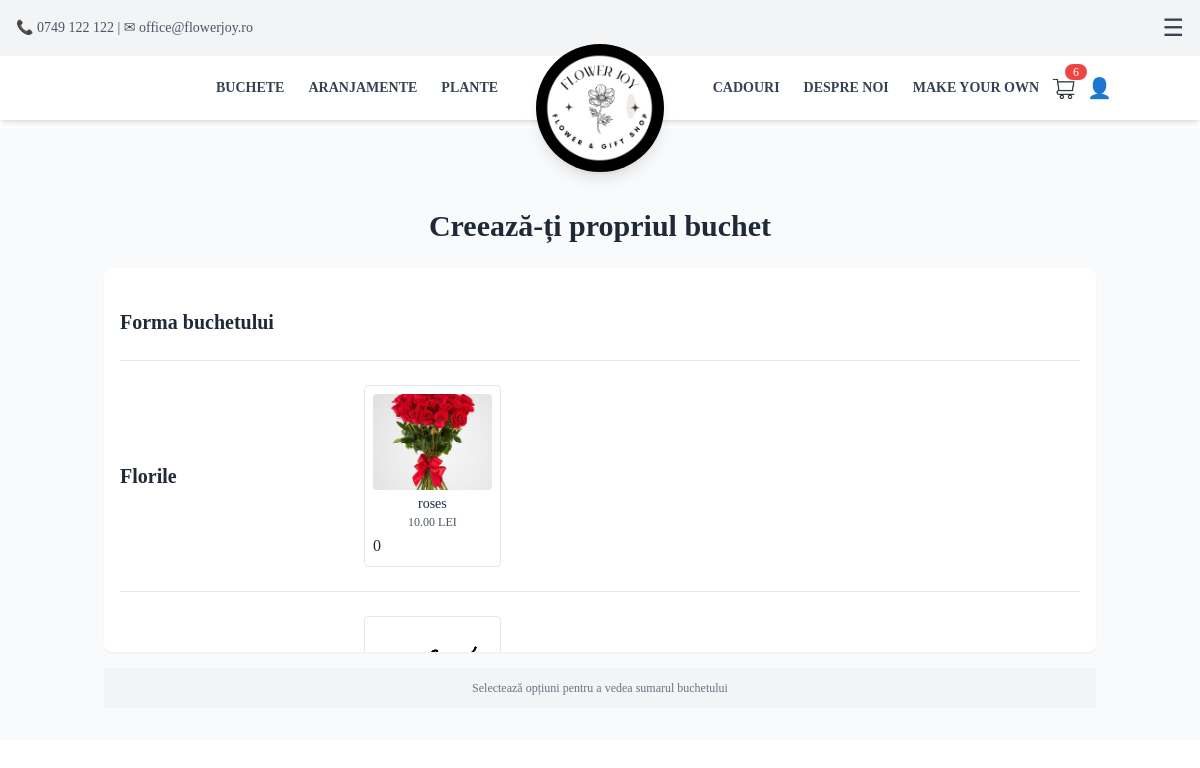
The app's page /custom-bouquet/, older data.
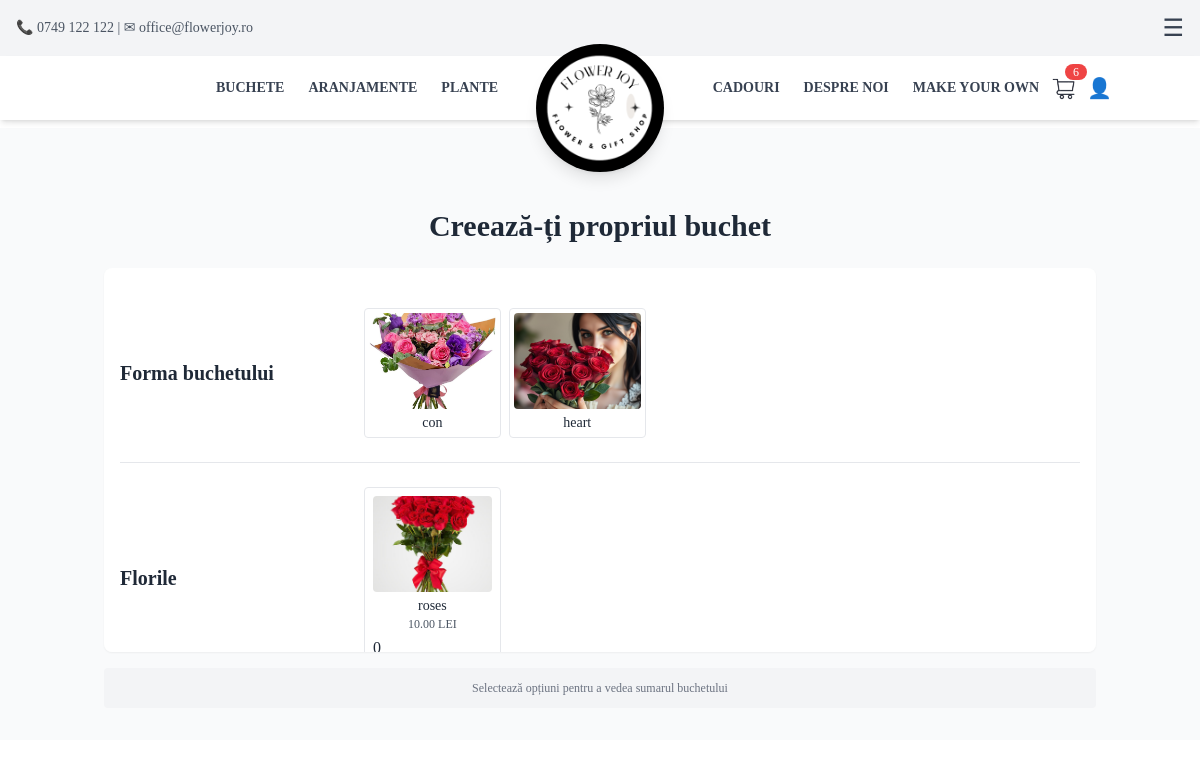
The same page, newer data.
### App/models.py (models this page shows, shortened)
class Flower(models.Model):
    name = models.CharField(max_length=100)
    image = models.ImageField(upload_to='flowers/')
    price = models.DecimalField(max_digits=6, decimal_places=2)

class Greenery(models.Model):
    name = models.CharField(max_length=100)
    image = models.ImageField(upload_to='greens/')
    price = models.DecimalField(max_digits=6, decimal_places=2)

class BouquetShape(models.Model):
    name = models.CharField(max_length=100)
    image = models.ImageField(upload_to='bouquet_shapes/')

### App/views.py (the view)
# urls.py: path('custom-bouquet/', custom_bouquet_builder, name='custom_bouquet_builder'),
def custom_bouquet_builder(request):
    shape = BouquetShape.objects.all()
    wrapping = WrappingPaper.objects.all()
    greenery = Greenery.objects.all()
    flower = Flower.objects.all()
    return render(request, "custom_bouquet_builder.html", {
            "shapes": shape,
            "wrappings": wrapping,
            "greens": greenery,
            "flowers": flower,
        })

### App/templates/partials/custom_bouquet_builder.html (shortened to what this page needs)
{% extends "base.html" %}
{% block content %}
<section class="py-8 bg-gray-50 mt-32">
    <div class="container mx-auto px-4">
        <h1 class="text-3xl font-bold mb-6 text-center text-primary mt-12">Creează-ți propriul buchet</h1>
        <form id="bouquet-form"
              hx-post="{% url 'create_custom_bouquet' %}"
              hx-target="#summary"
              hx-swap="innerHTML"
              hx-trigger="change, keyup delay:300ms from:input, select"
              class="space-y-6 bg-white p-4 rounded-lg shadow-sm overflow-y-auto max-h-96">
            <div class="grid grid-cols-12 gap-4 items-center">
                <h2 class="col-span-3 text-xl font-semibold text-secondary">Forma buchetului</h2>
                <div class="col-span-9 grid grid-cols-3 md:grid-cols-5 gap-2">
                    {% for shape in shapes %}
                        <label class="cursor-pointer border rounded p-1 hover:shadow transition peer-checked:bg-blue-100">
                            <img src="{{ shape.image.url }}" alt="{{ shape.name }}" class="w-full h-24 object-cover rounded">
                            <p class="text-center mt-1 text-sm font-medium">{{ shape.name }}</p>
                        </label>
                    {% endfor %}
                </div>
            </div>
            <hr>
            <div class="grid grid-cols-12 gap-4 items-center">
                <h2 class="col-span-3 text-xl font-semibold text-secondary">Florile</h2>
                <div class="col-span-9 grid grid-cols-3 md:grid-cols-5 gap-2">
                    {% for flower in flowers %}
                        <div class="border rounded p-2 hover:shadow transition">
                            <img src="{{ flower.image.url }}" alt="{{ flower.name }}" class="w-full h-24 object-cover rounded">
                            <div class="mt-1 text-center">
                                <p class="text-sm font-medium">{{ flower.name }}</p>
                                <p class="text-xs text-gray-600">{{ flower.price }} LEI</p>
                                <input type="number" name="flower_{{ flower.id }}" min="0" max="10" value="0"
                                       class="input input-bordered input-xs mt-1 w-full">
                            </div>
                        </div>
                    {% endfor %}
                </div>
            </div>
            <hr>
            <div class="grid grid-cols-12 gap-4 items-center">
                <div class="col-span-9 grid grid-cols-3 md:grid-cols-5 gap-2">
                    {% for green in greens %}
                        <label class="cursor-pointer border rounded p-2 hover:shadow transition peer-checked:bg-green-100">
                            <img src="{{ green.image.url }}" alt="{{ green.name }}" class="w-full h-20 object-cover rounded">
                        </label>
                    {% endfor %}
                </div>
            </div>
        </form>
        <div id="summary" class="mt-4 bg-gray-100 p-3 rounded">
            <div class="text-gray-500 text-xs text-center">Selectează opțiuni pentru a vedea sumarul buchetului</div>
        </div>
    </div>
</section>
{% endblock %}

Row changes from the older to the newer data that the page shows:
no longer on this page (row unchanged): Greenery: image (picture)
added BouquetShape: image (picture), name "con"
added BouquetShape: image (picture), name "heart"
